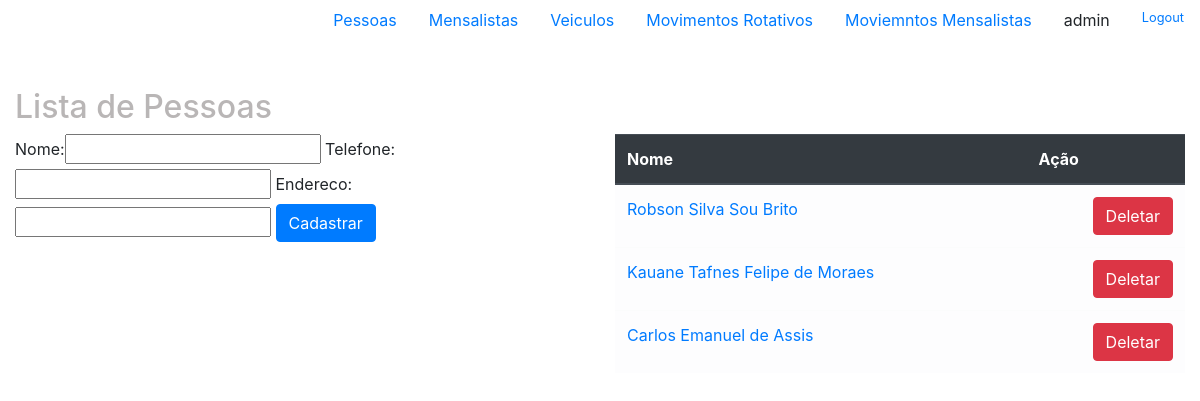
Screenshot of /sistema/pessoas/ (signed in) with the database file from the repository.
### core/models.py (models this page shows, shortened)
class Pessoa(models.Model):
    nome = models.CharField(max_length=60)
    telefone = models.CharField(max_length=20)
    endereco = models.CharField(max_length=200)

### core/views.py (the view)
# urls.py: path('pessoas/', views.lista_pessoas, name='lista_pessoas'),
@login_required
def lista_pessoas(request):
    pessoas = models.Pessoa.objects.all()
    form = forms.PessoaForm()
    data = {'pessoas':pessoas, 'form':form}
    return render(request, 'core/listar_pessoas.html', data)

### core/forms.py
class PessoaForm(forms.ModelForm):
    class Meta:
        model = models.Pessoa
        fields = ('__all__')

### core/templates/core/listar_pessoas.html (shortened to what this page needs)
{% extends 'base.html' %}
{% load bootstrap %}
{% block main %}
<div class="row">
    <div class="col-md-12">
        <h2>
            Lista de Pessoas
        </h2>
    </div>
</div>
<div class="row">
    <div class="col-md-6">
        <form action="{% url 'core:pessoa-novo' %}" method="post">
            {{form | bootstrap}}
            <input type="submit" class="btn btn-primary " value="Cadastrar">
        </form>
    </div>
    <div class="col-md-6">
        <table class="table table-light table-hover">
            <thead class="thead-dark">
                <th>Nome</th>
                <th>Ação</th>
            </thead>
            <tbody>
                {% for pessoa in pessoas %}
                <tr>
                  <td><a href="{% url 'core:pessoa_update' pessoa.id %}"> {{pessoa.nome}} </a> </td>
                  <td> <a href="{% url 'core:pessoa_delete' pessoa.id %}" class="btn btn-danger pull-right">Deletar</a></li></td>
                </tr>
                {% endfor %}
            </tbody>
        </table>
    </div>
</div>
{% endblock %}

### templates/base.html (shortened to what this page needs)
{% load static %}
<!DOCTYPE html>
<html lang="pt-br">
<head>
    <link rel="stylesheet" href="{% static 'bootstrap/css/bootstrap.min.css' %}">
    <link rel="stylesheet" href="{% static 'css/style.css' %}">
</head>
<body>
    {% if user.is_authenticated %}
        <nav class="nav justify-content-end">
            <li class="nav-item active">
                <a class="nav-link" href="{% url 'core:lista_pessoas' %}">Pessoas</a>
            </li>
            <li class="nav-item">
                    <a class="nav-link active" href="{% url 'core:lista_mensalistas' %}">Mensalistas</a>
            </li>
            <li class="nav-item">
                <a class="nav-link" href="{% url 'core:lista_veiculos' %}">Veiculos</a>
            </li>
            <li class="nav-item">
                <a class="nav-link" href="{% url 'core:lista_movrotativos' %}">Movimentos Rotativos</a>
            </li>
            <li class="nav-item">
                <a class="nav-link" href="{% url 'core:lista_movmensalistas' %}">Moviemntos Mensalistas</a>
            </li>
            {% if user.is_authenticated %}
            <a class="nav-link">{{user}}</a>
            <small><a class="nav-link" href="{% url 'logout' %}">Logout</a></small>
            {% else %}
            <a class="nav-link" href="/admin/login/?next=/sistema/pessoas/">Login</a>
            {% endif %}
        </nav>
        <br><br>
    {% endif %}
    <div class="container-fluid">
        {% block main %}
        {% endblock %}
    </div>
</body>
</html>

### static/css/style.css (style rules this page uses)
.pull-right { float: right; }
h2 { color:rgb(185, 182, 182) }

### rows the page displays
Pessoa: nome "Robson Silva Sou Brito"
Pessoa: nome "Kauane Tafnes Felipe de Moraes"
Pessoa: nome "Carlos Emanuel de Assis"

### other values shown
{{ user }} "admin"
